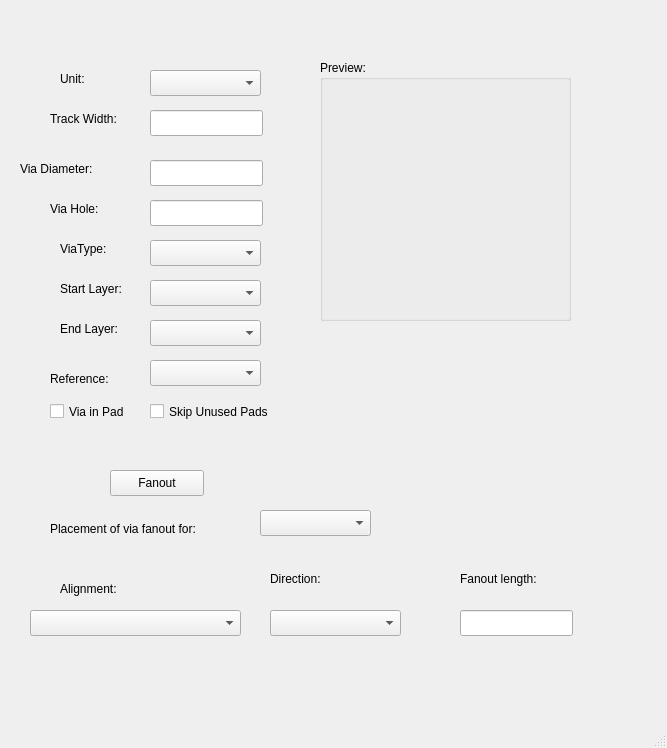
<?xml version="1.0" encoding="UTF-8"?>
<ui version="4.0">
 <class>MainWindow</class>
 <widget class="QMainWindow" name="MainWindow">
  <property name="geometry">
   <rect>
    <x>0</x>
    <y>0</y>
    <width>667</width>
    <height>748</height>
   </rect>
  </property>
  <property name="windowTitle">
   <string>MainWindow</string>
  </property>
  <widget class="QWidget" name="centralwidget">
   <widget class="QComboBox" name="comboReference">
    <property name="geometry">
     <rect>
      <x>150</x>
      <y>360</y>
      <width>111</width>
      <height>26</height>
     </rect>
    </property>
   </widget>
   <widget class="QLabel" name="labelReference">
    <property name="geometry">
     <rect>
      <x>50</x>
      <y>370</y>
      <width>81</width>
      <height>18</height>
     </rect>
    </property>
    <property name="text">
     <string>Reference:</string>
    </property>
   </widget>
   <widget class="QLineEdit" name="textTrackWidth">
    <property name="geometry">
     <rect>
      <x>150</x>
      <y>110</y>
      <width>113</width>
      <height>26</height>
     </rect>
    </property>
   </widget>
   <widget class="QLabel" name="labelTrackWidth">
    <property name="geometry">
     <rect>
      <x>50</x>
      <y>110</y>
      <width>91</width>
      <height>18</height>
     </rect>
    </property>
    <property name="text">
     <string>Track Width:</string>
    </property>
   </widget>
   <widget class="QLabel" name="labelViaDiameter">
    <property name="geometry">
     <rect>
      <x>20</x>
      <y>160</y>
      <width>111</width>
      <height>18</height>
     </rect>
    </property>
    <property name="text">
     <string>Via Diameter:</string>
    </property>
   </widget>
   <widget class="QLineEdit" name="textViaDiameter">
    <property name="geometry">
     <rect>
      <x>150</x>
      <y>160</y>
      <width>113</width>
      <height>26</height>
     </rect>
    </property>
   </widget>
   <widget class="QLineEdit" name="textViaHole">
    <property name="geometry">
     <rect>
      <x>150</x>
      <y>200</y>
      <width>113</width>
      <height>26</height>
     </rect>
    </property>
   </widget>
   <widget class="QLabel" name="labelViaHole">
    <property name="geometry">
     <rect>
      <x>50</x>
      <y>200</y>
      <width>81</width>
      <height>18</height>
     </rect>
    </property>
    <property name="text">
     <string>Via Hole:</string>
    </property>
   </widget>
   <widget class="QLabel" name="labelViaType">
    <property name="geometry">
     <rect>
      <x>60</x>
      <y>240</y>
      <width>81</width>
      <height>18</height>
     </rect>
    </property>
    <property name="text">
     <string>ViaType:</string>
    </property>
   </widget>
   <widget class="QComboBox" name="comboViaType">
    <property name="geometry">
     <rect>
      <x>150</x>
      <y>240</y>
      <width>111</width>
      <height>26</height>
     </rect>
    </property>
   </widget>
   <widget class="QCheckBox" name="checkSkipPad">
    <property name="geometry">
     <rect>
      <x>150</x>
      <y>400</y>
      <width>141</width>
      <height>23</height>
     </rect>
    </property>
    <property name="text">
     <string>Skip Unused Pads</string>
    </property>
   </widget>
   <widget class="QCheckBox" name="checkViaInPad">
    <property name="geometry">
     <rect>
      <x>50</x>
      <y>400</y>
      <width>91</width>
      <height>23</height>
     </rect>
    </property>
    <property name="text">
     <string>Via in Pad</string>
    </property>
   </widget>
   <widget class="QComboBox" name="comboStartLayer">
    <property name="geometry">
     <rect>
      <x>150</x>
      <y>280</y>
      <width>111</width>
      <height>26</height>
     </rect>
    </property>
   </widget>
   <widget class="QLabel" name="labelStartlayer">
    <property name="geometry">
     <rect>
      <x>60</x>
      <y>280</y>
      <width>81</width>
      <height>18</height>
     </rect>
    </property>
    <property name="text">
     <string>Start Layer:</string>
    </property>
   </widget>
   <widget class="QLabel" name="labelEndlayer">
    <property name="geometry">
     <rect>
      <x>60</x>
      <y>320</y>
      <width>81</width>
      <height>18</height>
     </rect>
    </property>
    <property name="text">
     <string>End Layer:</string>
    </property>
   </widget>
   <widget class="QComboBox" name="comboEndLayer">
    <property name="geometry">
     <rect>
      <x>150</x>
      <y>320</y>
      <width>111</width>
      <height>26</height>
     </rect>
    </property>
   </widget>
   <widget class="QLabel" name="labelUnit">
    <property name="geometry">
     <rect>
      <x>60</x>
      <y>70</y>
      <width>81</width>
      <height>18</height>
     </rect>
    </property>
    <property name="text">
     <string>Unit:</string>
    </property>
   </widget>
   <widget class="QComboBox" name="comboUnit">
    <property name="geometry">
     <rect>
      <x>150</x>
      <y>70</y>
      <width>111</width>
      <height>26</height>
     </rect>
    </property>
   </widget>
   <widget class="QPushButton" name="buttonFanout">
    <property name="geometry">
     <rect>
      <x>110</x>
      <y>470</y>
      <width>94</width>
      <height>26</height>
     </rect>
    </property>
    <property name="text">
     <string>Fanout</string>
    </property>
   </widget>
   <widget class="QGroupBox" name="groupImagePreview">
    <property name="geometry">
     <rect>
      <x>320</x>
      <y>60</y>
      <width>251</width>
      <height>261</height>
     </rect>
    </property>
    <property name="title">
     <string>Preview:</string>
    </property>
   </widget>
   <widget class="QComboBox" name="comboPackage">
    <property name="geometry">
     <rect>
      <x>260</x>
      <y>510</y>
      <width>111</width>
      <height>26</height>
     </rect>
    </property>
   </widget>
   <widget class="QLabel" name="labelPackage">
    <property name="geometry">
     <rect>
      <x>50</x>
      <y>520</y>
      <width>201</width>
      <height>18</height>
     </rect>
    </property>
    <property name="text">
     <string>Placement of via fanout for:</string>
    </property>
   </widget>
   <widget class="QLabel" name="labelAlignment">
    <property name="geometry">
     <rect>
      <x>60</x>
      <y>580</y>
      <width>81</width>
      <height>18</height>
     </rect>
    </property>
    <property name="text">
     <string>Alignment:</string>
    </property>
   </widget>
   <widget class="QComboBox" name="comboAlignment">
    <property name="geometry">
     <rect>
      <x>30</x>
      <y>610</y>
      <width>211</width>
      <height>26</height>
     </rect>
    </property>
   </widget>
   <widget class="QLabel" name="labelDirection">
    <property name="geometry">
     <rect>
      <x>270</x>
      <y>570</y>
      <width>81</width>
      <height>18</height>
     </rect>
    </property>
    <property name="text">
     <string>Direction:</string>
    </property>
   </widget>
   <widget class="QComboBox" name="comboDirection">
    <property name="geometry">
     <rect>
      <x>270</x>
      <y>610</y>
      <width>131</width>
      <height>26</height>
     </rect>
    </property>
   </widget>
   <widget class="QLabel" name="labelSpacing">
    <property name="geometry">
     <rect>
      <x>460</x>
      <y>570</y>
      <width>111</width>
      <height>18</height>
     </rect>
    </property>
    <property name="text">
     <string>Fanout length:</string>
    </property>
   </widget>
   <widget class="QLineEdit" name="textLength">
    <property name="geometry">
     <rect>
      <x>460</x>
      <y>610</y>
      <width>113</width>
      <height>26</height>
     </rect>
    </property>
   </widget>
  </widget>
  <widget class="QMenuBar" name="menubar">
   <property name="geometry">
    <rect>
     <x>0</x>
     <y>0</y>
     <width>667</width>
     <height>23</height>
    </rect>
   </property>
  </widget>
  <widget class="QStatusBar" name="statusbar"/>
 </widget>
 <resources/>
 <connections/>
</ui>
